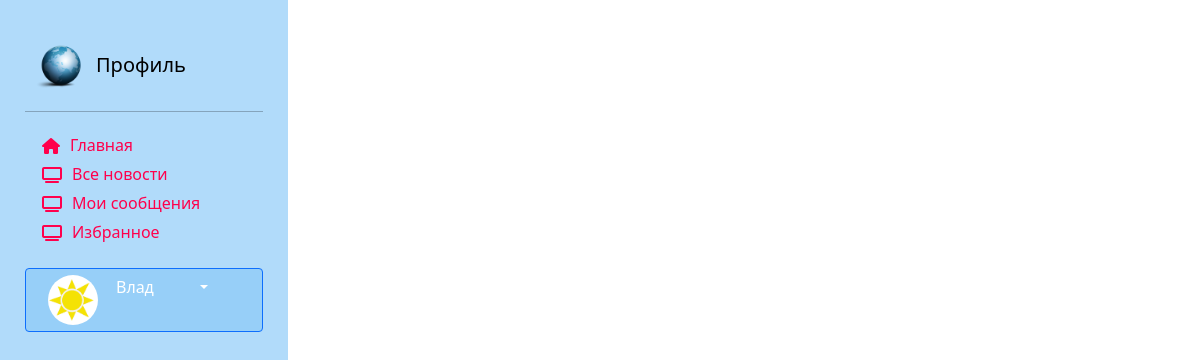
The page /users/my_favorites (signed in) on the database as committed earlier.
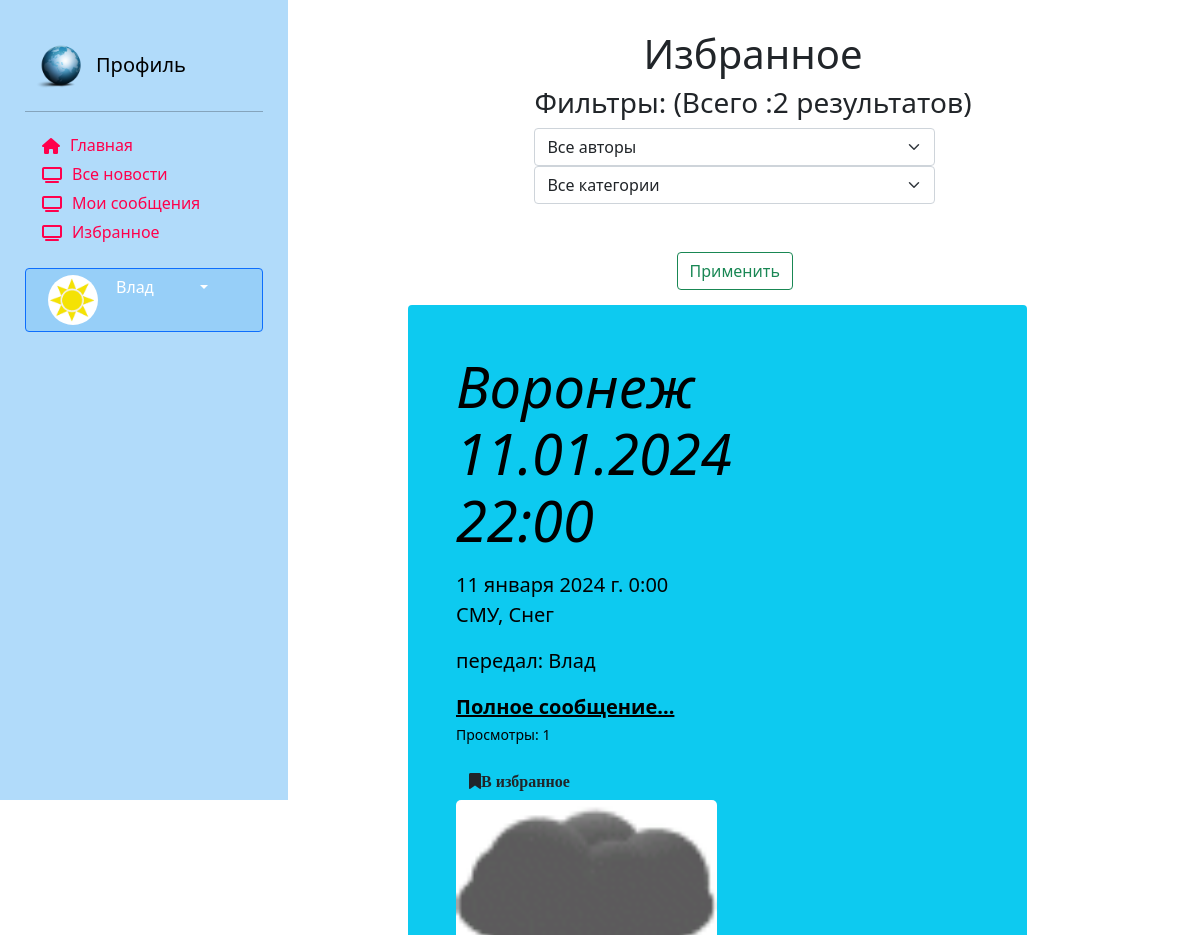
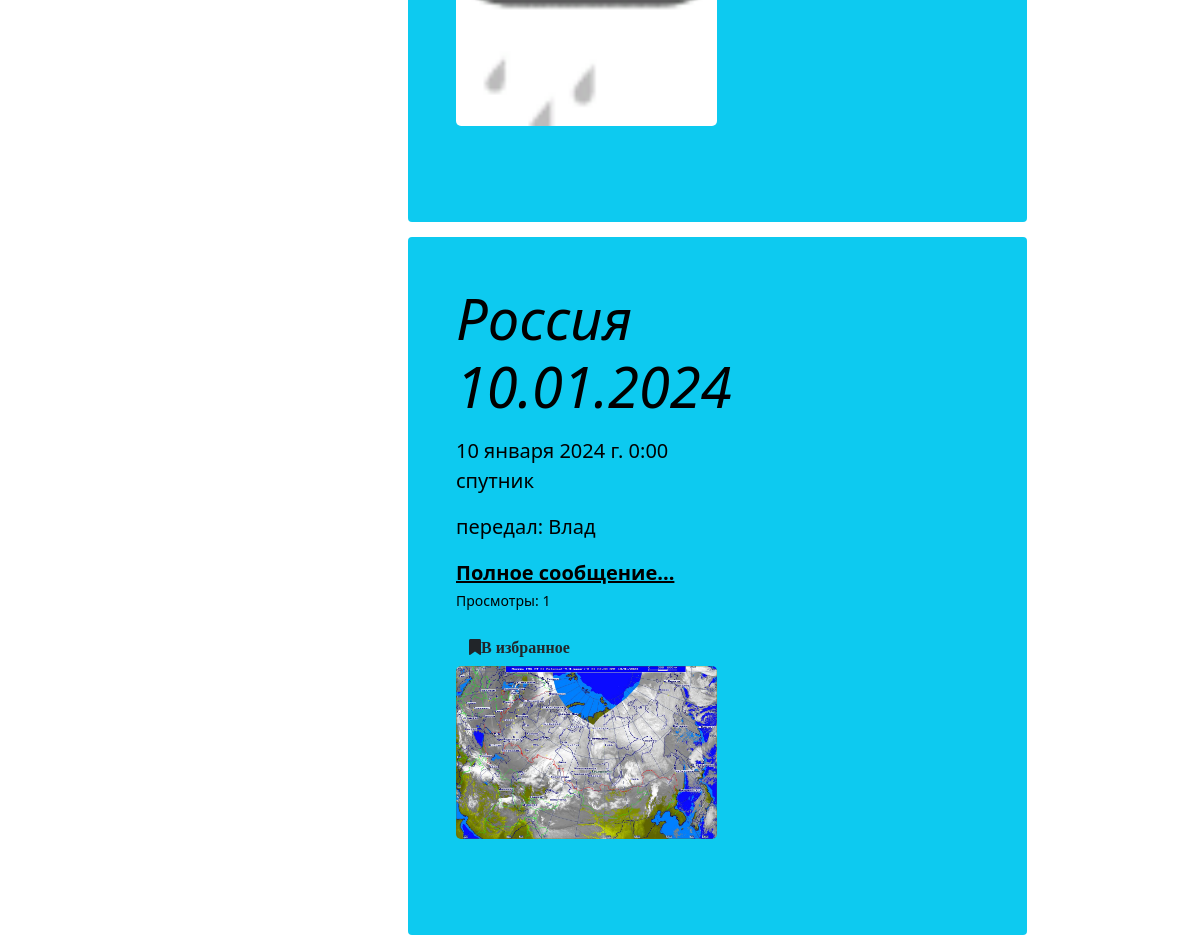
The same page on the database as committed later (2 pictures, top to bottom).
### users/models.py (models this page shows, shortened)
class Account(models.Model):
    post_choices = (('N/A', 'Not answered'),
                    ('НМтС', 'Начальник метеослужбы'),
                    ('НС', 'Начальник смены'),
                    ('ИС', 'Инженер-синоптик'),
                    ('МН', 'Метеонаблюдатель'))
    user = models.OneToOneField(User, on_delete=models.CASCADE,
                                primary_key=True)
    nickname = models.CharField(max_length=100)
    birthdate = models.DateField(null=True)
    post = models.CharField(choices=post_choices, max_length=20, null=True)
    point = models.CharField(max_length=25, null=True)
    account_image = models.ImageField(default='default.jpg',
                                      upload_to='account_images')
    address = models.CharField(max_length=100, null=True)
    phone = models.CharField(max_length=100, null=True)
    telegram = models.CharField(max_length=100, null=True)
    class Meta:
        ordering = ['user', 'point']
        verbose_name = 'Профиль'
        verbose_name_plural = 'Профили'

### news/models.py (models this page shows, shortened)
class Article(models.Model):
    categories = (('ФП', 'Фактическая погода'),
                  ('ПП', 'Прогноз погоды'),
                  ('ШО', 'Штормовое оповещение'),
                  ('ШП', 'Штормовое предупреждение'),
                  ('КП', 'Карты погоды'))
    author = models.ForeignKey(User, on_delete=models.SET_NULL, null=True, verbose_name='Автор')
    title = models.CharField('Пункт', max_length=50, default='')
    category = models.CharField(choices=categories, max_length=25, verbose_name='Категория сообщения')
    anouncement = models.TextField('Анонс', max_length=250)
    text = models.TextField('Текст сообщения',
                            validators=[MinLengthValidator(20, 'the field must contain at least 20 characters')])
    date = models.DateTimeField('Дата наблюдения', auto_created=True)
    tags = models.ManyToManyField(to=Tag, blank=True, verbose_name='Явления')
    slug = models.SlugField()
    def get_views(self):
        return self.views.count()
    class Meta:
        ordering = ['-date', 'title']
        verbose_name = 'Сообщение'
        verbose_name_plural ='Сообщения'

class Image(models.Model):
    article = models.ForeignKey(Article, on_delete=models.CASCADE)
    title = models.CharField(max_length=50, blank=True)
    image = models.ImageField(upload_to='article_images/%Y/%m/%d/',null=True,blank=True)

### users/views.py (the view)
# urls.py: path('my_favorites', views.my_favorites, name='my_favorites'),
def my_favorites(request):
    categories = Article.categories  # создали перечень категорий
    author_list = User.objects.all()
    bookmarks_news = FavoriteArticle.objects.filter(user=request.user.id).values('article_id')
    articles = Article.objects.filter(id__in=bookmarks_news)
    if request.method == "POST":
        selected_author = int(request.POST.get('author_filter'))
        selected_category = int(request.POST.get('category_filter'))
        request.session['selected_author'] = selected_author
        request.session['selected_category'] = selected_category
        if selected_author == 0:  # выбраны все авторы
            articles = articles.all().order_by('-date')
        else:
            articles = articles.filter(author=selected_author)
        if selected_category != 0:  # фильтруем найденные по авторам результаты по категориям
            articles = articles.filter(category__icontains=categories[selected_category - 1][0])
    else:  # если страница открывется
        selected_author = request.session.get('selected_author')
        print(selected_author)
        if selected_author != None and selected_author != 0:  # если не пустое - находим нужные новости
            articles = articles.filter(author=selected_author)
        selected_category = request.session.get('selected_category')
        print(selected_category)
        if selected_category != None and selected_category != 0:  # если не пустое - находим нужные ноновсти
            articles = articles.filter(category__icontains=categories[selected_category - 1][0])
    total = len(articles)
    p = Paginator(articles, 5)
    page_number = request.GET.get('page')
    page_obj = p.get_page(page_number)
    context = {'articles': page_obj, 'total': total, 'selected_author': selected_author,
               'categories': categories, 'selected_category': selected_category, 'author_list': author_list}
    return render(request,'users/my_favorites.html',context)

### users/templatetags/users_extras.py (called while the page is built)
@register.filter(name="has_group")
def has_group(user,group_name):
    return user.groups.filter(name=group_name).exists()

### users/templates/users/my_favorites.html (shortened to what this page needs)
{% extends 'main/base_template.html' %}
{% load static %}
{% load bootstrap5 %}
{% block sidebar %} {% include 'users/user_profile.html' %} {% endblock %}
{% block content %}
{% if articles|length  != 0 %}
<div class="row">
    <div class="text-center" style="margin-top:30px;">
        <h1>Избранное</h1>
    </div>
    <br>
    <div class="text-center">
        <label><h3> Фильтры: (Всего :{{ total }} результатов) </h3>
            <form method="post">
                <div class="form-group col-11">
                    <select class="form-select" name="author_filter">
                        <option value="0">Все авторы</option>
                    </select>
                    <select class="form-select" name="category_filter">
                        <option value="0">Все категории</option>
                    </select>
                    <br>
                    <br>
                    <input type="submit" class="btn btn-outline-success" value="Применить">
                </div>
            </form>
        </label>
    </div>
    <br>
    {% for article in articles %}
    <div class="single_news">
        <div class="p-4 p-md-5 text-black rounded bg-info">
            <div class="col-md-{% if article.image_set.all %}6{% else %}12 {% endif %} px-0">
                <h1 class="display-4 fst-italic"> {{ article.title }}</h1>
                <p class="lead my-3">{{ article.date }} {{ article.anouncement }}</p>
                <p class="lead my-3">передал: {{ article.author }} </p>
                <p class="lead mb-0"><a href="{% url 'news_detail' article.pk %}" class="text-black fw-bold">Полное
                    сообщение...</a></p>
                <p><small>Просмотры: {{ article.get_views }}</small></p>
                <a class="btn btn-succes" href="{% url 'favorites' article.pk %}"><i class="fa fa-bookmark">В избранное</i></a>
            </div>
            {% if article.image_set.all %}
                <div class="col-md-6 px-0">
                    <img src="{{ article.image_set.all.0.image.url }}"
                         style="width:100%; height:auto; border-radius:5px;">
                    <br>
                    <br>
                </div>
            {% endif %}
        </div>
    </div>
    {% endfor %}
</div>
{% endif %}
{% endblock %}

### main/templates/main/base_template.html (shortened to what this page needs)
<!DOCTYPE html>
{% load static %}
{% load bootstrap5 %}
{% load crispy_forms_tags %}
<html lang="ru">
<head>
    <link rel="stylesheet" href="{% static 'main/css/style.css' %}">
    {% bootstrap_css %}
</head>
<body>
            <div class="row">
                    <div class="col-4">
                        <div class="sticky-top">
                            {% block sidebar %} {% include 'main/sidebar.html' %} {% endblock %}
                        </div>
                    </div>
                    <div class="col-7">
                        {% block content %}{% endblock %}
                    </div>
            </div>
</body>
</html>

### users/templates/users/user_profile.html (shortened to what this page needs)
{% load bootstrap5 %}
{% load static %}
{% bootstrap_css %}
{% load users_extras %}
<link rel="stylesheet" href="{% static 'main/css/style.css' %}">
<link href="https://cdn.jsdelivr.net/npm/bootstrap@5.0.0/dist/css/bootstrap.min.css" rel="stylesheet" >
<aside>
    <a href="{% url 'profile' %}" class="d-flex align-items-center mb-3 mb-md-0 me-md-auto text-black text-decoration-none">
        <img  src="{% static 'main' %}/img/News_icon.png" width="40" height="50">
        <span class="fs-5 d-none d-lg-block responsive-title"> Профиль</span>
    </a>
    <hr>
        <ul class="nav nav-pills flex-column mb-auto">
              <li class="nav-item">
                  <a href="{% url 'home' %}" {% if request.path == 'home' %} class="link-active" aria-current="page" {% endif %}>
                        <i class="fa-solid fa-home menu-icon {% if request.resolver_match.view_name  == 'home' %} link-active {% endif %}" ></i>
                        <div class="d-none d-lg-block"> Главная</div>
                  </a>
              </li>
              <li class="nav-item">
                  <a href="{% url 'news_index' %}" {% if request.path == '/news/news_index' %} class="link-active" aria-current="page" {% endif %}>
                        <i class="fa-solid fa-tv menu-icon {% if request.resolver_match.view_name  == '/news_index/' %} link-active {% endif %}"></i>
                        <div class="d-none d-lg-block"> Все новости</div>
                  </a>
              </li>
              {% if request.user|has_group:"Authors" %}
              <li class="nav-item">
                  <a href="{% url 'my_news' %}" {% if request.path == '/my_news' %} class="link-active" aria-current="page" {% endif %}>
                        <i class="fa-solid fa-tv menu-icon {% if request.resolver_match.view_name  == '/my_news/' %} link-active {% endif %}"></i>
                        <div class="d-none d-lg-block"> Мои сообщения</div>
                  </a>
              </li>
              {% endif %}
              <li class="nav-item">
                  <a href="{% url 'my_favorites' %}" {% if request.path == '/users/my_favorites/' %} class="link-active" aria-current="page" {% endif %}>
                        <i class="fa-solid fa-tv menu-icon {% if request.resolver_match.view_name  == '/my_favorites/' %} link-active {% endif %}"></i>
                        <div class="d-none d-lg-block"> Избранное</div>
                  </a>
              </li>
        </ul>
    <br>
    {% if request.user.id %}
        <div class="dropdown flex-column mb-auto">
            <button class="btn btn-primary dropdown-toggle col-12" type="button" id="dropdownMenuButton1"
                    data-bs-toggle="dropdown" aria-expanded="false" style="background:#97CFF8;">
                <img src="{{ request.user.account.account_image.url }}" alt="" width="25" height="25"
                     class="rounded-circle me-2">
                <div class="d-none d-lg-block "> {{ request.user.username }}</div>
            </button>
        </div>
    {% endif %}
    <br>
</aside>

### main/static/main/css/style.css (style rules this page uses)
body { #background-color:#1abaff; }
aside { float: left; background: #97CFF8; */ width: 25%; padding: 1%; height: 100vh; color: black; }
a { text-decoration:none; color:black; }
aside img { padding: 0px 10px; width: auto; height: 50px; float: left; border-radius:5%; }
aside { padding: 35px 25px; background: #B1DBFA; width: 75%; }
aside a { color: #FF004C; outline: none; text-decoration: none; padding: 5px 1px; }
aside li { padding: 5px 17px 0; }
body .single_news { margin-top:15px; float: left; width: 90%; }
.d-lg-block { float: inline-start; white-space:nowrap; border-right: none; overflow-x:auto; }
.menu-icon { float: inline-start; padding: 5px 10px 0 0; border-right: 5px; }
@media (max-width: 1339.98px) { .responsive-title { white-space:normal; } }

Rows that differ between the two databases and show on the page:
added Article: title "Воронеж 11.01.2024 22:00", date "11 января 2024 г. 0:00", anouncement "СМУ, Снег", author "Влад", get_views "1", image_set.all.0.image (picture)
now on this page (row unchanged): Article: title "Россия 10.01.2024", date "10 января 2024 г. 0:00", anouncement "спутник", author "Влад", get_views "1", image_set.all.0.image (picture)
Other text that changed with them:
{{ total }}: (not shown) → "2"
form field author_filter: (not shown) → "Все авторы"
form field category_filter: (not shown) → "Все категории"
form field value: (not shown) → "Применить"
text now shown: "Избранное Фильтры: (Всего : результатов)"
